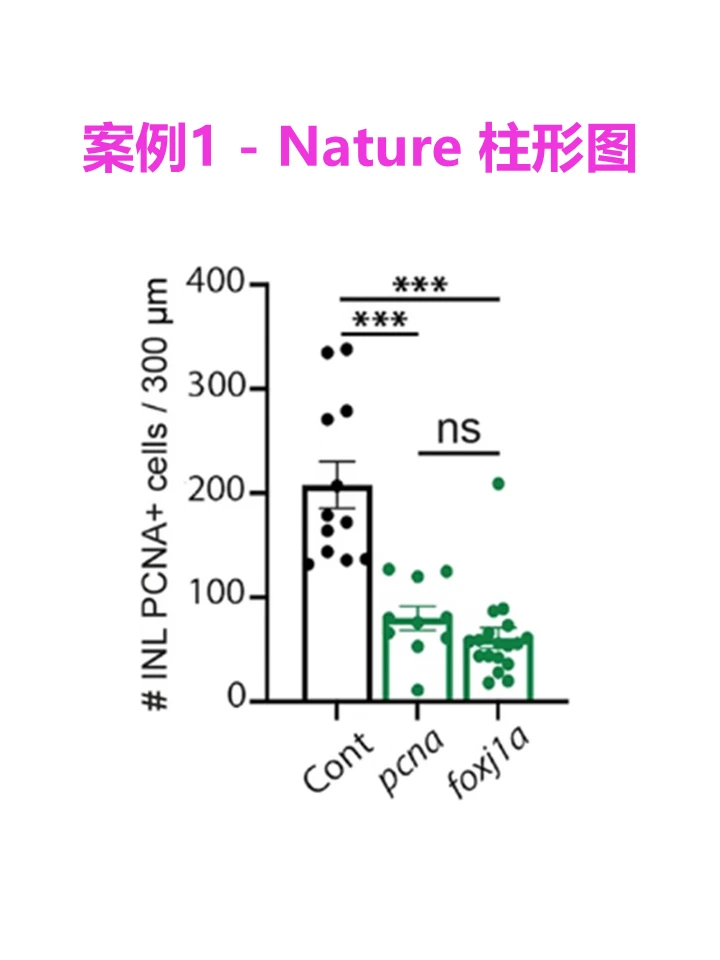
#> input picture gallery-local/案例1-柱形散点图误差线显著性-68e6f48b-01.png, 720 x 960 px; its folder holds only this picture in this run
$ python ingest.py '../gallery-local/案例1-柱形散点图误差线显著性-68e6f48b-01.png' --source '../gallery-local/案例10-双Y轴柱形图折线图-68e9caa3-01.png'
#> lines starting #> are read from the running program, lines starting #| are printed output that depends on the picture; after the words box and inside, x2 and y2 are one past the last pixel; in counts of white or black regions, pixels touching at a corner belong together
### scripts/cards.py
"""Read/write appreciation cards: `<id>.md` next to `<id>.png`, frontmatter + free text.

Frontmatter is a tiny YAML subset (scalars, inline [a, b] lists, and one dash-list) so the
scripts need no YAML dependency and humans can edit cards in any text editor.
"""
from pathlib import Path

ROOT = Path(__file__).resolve().parent.parent
GALLERIES = [ROOT / "gallery", ROOT / "gallery-local"]
IMG_EXT = {".png", ".jpg", ".jpeg", ".webp"}
ORDER = ["title", "kind", "purpose", "data", "loudness", "caveat", "low_quality",
         "source", "code", "appreciated", "edited", "palettes"]
BODY = """**评价**：（待鉴赏）

**部件亮点**
- 结构布局：
- 图形元素：
- 配色：
- 文字与标注：
- 装饰细节：
- 图例与色条：
"""


# [28 lines left out: functions _scalar, read, not called in this run]


def write(path, meta, body=BODY):
    out = ["---"]
    for k in ORDER + [k for k in meta if k not in ORDER]:
        if k not in meta:
            continue
        v = meta[k]
        if k == "palettes":
            out.append("palettes:")
            out += [f'  - "{p}"' for p in v]
        elif isinstance(v, list):
            out.append(f"{k}: [{', '.join(v)}]")
        elif isinstance(v, bool):
            out.append(f"{k}: {'true' if v else 'false'}")
        else:
            out.append(f"{k}: {v}")
    Path(path).write_text("\n".join(out) + "\n---\n\n" + body.strip() + "\n", encoding="utf-8")


def images(gallery):
    return sorted(p for p in Path(gallery).iterdir() if p.suffix.lower() in IMG_EXT and not p.name.startswith("."))


# [10 lines left out: function find, not called in this run]


# [9 lines that do not run on import are left out]

### scripts/ingest.py
"""Add figures to a gallery: downscale, drop near-duplicates, record palette variants, create stub cards.

    python scripts/ingest.py <image or folder> ...     # add new figures to gallery-local
    python scripts/ingest.py                           # sync: register images dropped straight into a gallery
    python scripts/ingest.py --gallery gallery <...>   # add to the public gallery

A figure whose structure matches one already in the library is treated as a recolouring of it:
the image is not added, its colours are appended to the existing card's `palettes`.
New figures get a stub card (`appreciated: false`) for the Appreciation stage to fill in.
"""
import argparse
import sys
from pathlib import Path

import numpy as np
from PIL import Image, ImageFilter

sys.path.insert(0, str(Path(__file__).resolve().parent))
import cards

Image.MAX_IMAGE_PIXELS = None
MAX_SIDE, G = 2000, 96
SAME, MAYBE = 0.85, 0.55  # structure similarity: >= SAME is a recolouring, >= MAYBE is worth a look
# ponytail: one global threshold on a layout signature; cropped screenshots of the same figure can slip
# under it. Upgrade path: the pixel-precise matcher in _archive/dedup-scripts/match.py.


def _content(im):
    """RGB array with black letterbox and blank margins removed, plus letterbox fraction."""
    im = im.convert("RGB").copy()
    im.thumbnail((640, 640), Image.BOX)
    a = np.asarray(im).astype(np.int16)
    g = a.mean(2)
    r, c = np.where(g.mean(1) >= 35)[0], np.where(g.mean(0) >= 35)[0]
    box = 0.0
    if len(r) and len(c):
        b = a[r[0]:r[-1] + 1, c[0]:c[-1] + 1]
        box = 1 - b.size / a.size
        a = b
    corners = np.concatenate([a[:4, :4].reshape(-1, 3), a[:4, -4:].reshape(-1, 3),
                              a[-4:, :4].reshape(-1, 3), a[-4:, -4:].reshape(-1, 3)])
    ink = np.abs(a - np.median(corners, 0)).max(2) > 22
    r, c = np.where(ink.any(1))[0], np.where(ink.any(0))[0]
    if len(r) > 4 and len(c) > 4:
        a, ink = a[r[0]:r[-1] + 1, c[0]:c[-1] + 1], ink[r[0]:r[-1] + 1, c[0]:c[-1] + 1]
    return a, ink, box


def signature(a):
    """Colour-blind layout signature: edges are taken per channel, so a palette swap keeps them."""
    gx = np.abs(np.diff(a, axis=1, append=a[:, -1:])).max(2)
    gy = np.abs(np.diff(a, axis=0, append=a[-1:])).max(2)
    edge = ((np.maximum(gx, gy) > 18) * 255).astype(np.uint8)
    e = Image.fromarray(edge).resize((G, G), Image.BOX).filter(ImageFilter.GaussianBlur(1))
    s = np.asarray(e, np.float32).ravel()
    s -= s.mean()
    return s / (np.linalg.norm(s) + 1e-9)


def merge_colours(rgb, share, maxn=8, min_share=0.03):
    """Fold near-identical colours together, keep the most common ones. Tints are kept: they are a gradient's steps."""
    rgb, share = np.asarray(rgb, float), np.asarray(share, float).copy()
    alive = np.ones(len(rgb), bool)
    for i in np.argsort(-share):
        if alive[i]:
            for j in range(len(rgb)):
                if j != i and alive[j] and np.linalg.norm(rgb[i] - rgb[j]) < 24:
                    alive[j] = False
                    share[i] += share[j]
    keep = [i for i in np.argsort(-share) if alive[i] and share[i] >= min_share][:maxn]
    return " ".join("#%02x%02x%02x" % tuple(int(v) for v in rgb[i]) for i in keep)


def palette(a, ink):
    """Most common chromatic colours of the figure (greys, near-white and near-black left out)."""
    px = a[ink].reshape(-1, 3)
    px = px[px.max(1) > 45]
    if len(px) < 50:
        return ""
    sat = (px.max(1) - px.min(1)) / np.maximum(px.max(1), 1)
    chrom = px[sat > 0.18]
    if len(chrom) < 0.03 * len(px):
        chrom = px  # greyscale figure
    sub = chrom[np.random.default_rng(0).choice(len(chrom), min(len(chrom), 40000), replace=False)].astype(np.uint8)
    q = Image.fromarray(sub[None]).quantize(16, method=Image.Quantize.MEDIANCUT)
    rgb = np.array(q.getpalette()[:48], float).reshape(-1, 3)  # fewer than 16 entries for flat-colour figures
    return merge_colours(rgb, np.bincount(np.asarray(q).ravel(), minlength=len(rgb)) / sub.shape[0])


# [5 lines left out: function same_palette, not called in this run]


def low_quality(im, box):
    w, h = im.size
    return bool(box > 0.05 or abs(w / h - 9 / 16) < 0.01 or max(w, h) < 1000)


def library():
    """ids, image paths and signatures of everything already in both galleries (cached per gallery)."""
    ids, paths, sigs = [], [], []
    for g in cards.GALLERIES:
        if not g.exists():
            continue
        cache = g / ".cache.npz"
        old = dict(zip(*[np.load(cache, allow_pickle=False)[k] for k in ("ids", "sig")])) if cache.exists() else {}
        gi, gs = [], []
        for p in cards.images(g):
            s = old.get(p.stem)
            if s is None:
                s = signature(_content(Image.open(p))[0])
            gi.append(p.stem)
            gs.append(s)
            paths.append(p)
        if gi:
            np.savez(cache, ids=np.array(gi), sig=np.stack(gs))
        ids += gi
        sigs += gs
    return ids, paths, (np.stack(sigs) if sigs else np.zeros((0, G * G), np.float32))


# [7 lines left out: function add_palette, not called in this run]


def register(src, gallery, dedup=True, source=""):
    """Returns (status, id, other_id): added / variant / exists."""
    src, gallery = Path(src), Path(gallery)
    ident = src.stem
    dest = gallery / f"{ident}.png"
    in_place = src.parent.resolve() == gallery.resolve()
    if in_place:
        dest = src
    elif dest.exists():
        return "exists", ident, None
    im = Image.open(src)
    a, ink, box = _content(im)
    sig, colours = signature(a), palette(a, ink)
    maybe = None
    if dedup:
        ids, _, sigs = library()
        if len(ids):
            sim = sigs @ sig
            sim[[i for i, x in enumerate(ids) if x == ident]] = -1
            k = int(sim.argmax())
            if sim[k] >= SAME:
                add_palette(cards.find(ids[k]).with_suffix(".md"), colours)
                return "variant", ident, ids[k]
            if sim[k] >= MAYBE:
                maybe = ids[k]
    if not in_place:
        im = im.convert("RGB")
        im.thumbnail((MAX_SIDE, MAX_SIDE), Image.LANCZOS)
        im.save(dest, optimize=True)
    card = dest.with_suffix(".md")
    if not card.exists():
        cards.write(card, {"title": "", "kind": "", "purpose": [], "data": "", "loudness": "", "caveat": "",
                           "low_quality": low_quality(Image.open(src), box), "source": source, "code": "",
                           "appreciated": False, "edited": False, "palettes": [colours] if colours else []})
    return "added", ident, maybe


def main():
    ap = argparse.ArgumentParser(description=__doc__, formatter_class=argparse.RawDescriptionHelpFormatter)
    ap.add_argument("paths", nargs="*")
    ap.add_argument("--gallery", default="gallery-local")
    ap.add_argument("--no-dedup", action="store_true")
    ap.add_argument("--source", default="")
    args = ap.parse_args()
    gallery = cards.ROOT / args.gallery
    gallery.mkdir(exist_ok=True)
    if args.paths:
        todo = [f for p in map(Path, args.paths)
                for f in (sorted(p.iterdir()) if p.is_dir() else [p]) if f.suffix.lower() in cards.IMG_EXT]
    else:  # sync: images dropped straight into the gallery without a card
        todo = [p for p in cards.images(gallery) if not p.with_suffix(".md").exists()]
    added = variants = 0
    for f in todo:
        status, ident, other = register(f, gallery, dedup=not args.no_dedup, source=args.source)
#> in register, im is the input picture: PIL image 720x960 RGB; mean R, G, B 246.3, 244.3, 246.4
#> in _content, `g = a.mean(2)`:
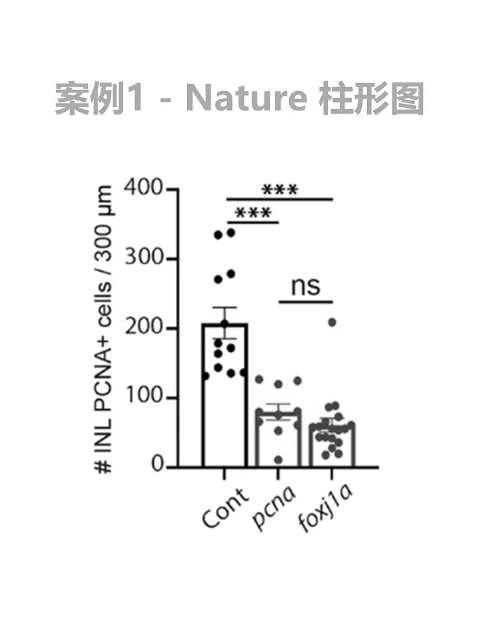
#> g: shape (640, 480) float64; min 0, max 255, mean 245.7
#> in _content, `r, c = np.where(g.mean(1) >= 35)[0], np.where(g.mean(0) >= 35)[0]`: r = 640 values from 0 to 639; c = 480 values from 0 to 479
#> in _content, `corners = np.concatenate([a[:4, :4].reshape(-1, 3), a[:4, -4:].reshape..`: corners = 64 rows, first 8: [255, 255, 255], [255, 255, 255], [255, 255, 255], [255, 255, 255], [255, 255, 255], [255, 255, 255], [255, 255, 255], [255, 255, 255]
#> in _content, `ink = np.abs(a - np.median(corners, 0)).max(2) > 22`:
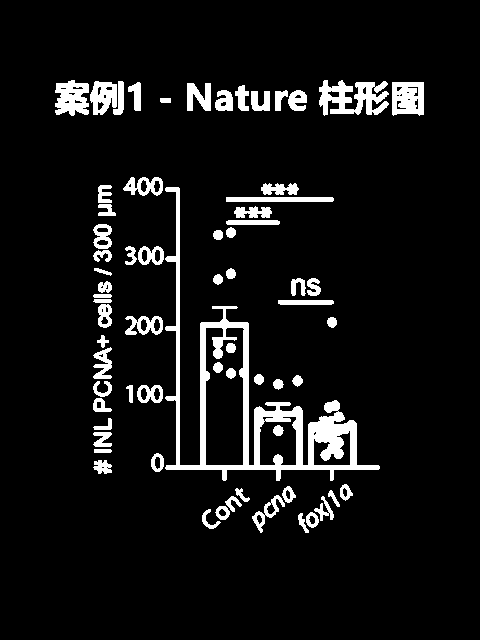
#> ink: shape (640, 480) bool; 7.6% white; 68 white regions, largest, box (x1, y1, x2, y2) and area: (165, 187, 380, 481) 8140, (319, 80, 389, 116) 1498, (392, 82, 424, 116) 944
#> in _content, `r, c = np.where(ink.any(1))[0], np.where(ink.any(0))[0]`: r = 389 values from 80 to 532; c = 365 values from 55 to 423
#> in _content, `a, ink = a[r[0]:r[-1] + 1, c[0]:c[-1] + 1], ink[r[0]:r[-1] + 1, c[0]:c..`:
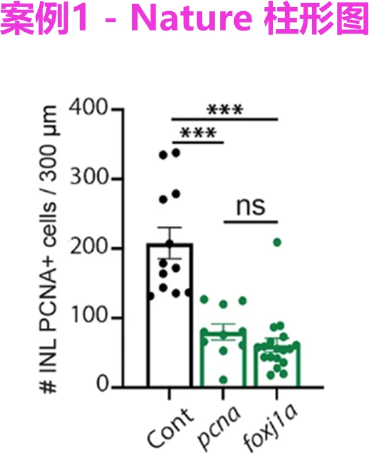
#> a: shape (453, 369, 3) int16; mean R, G, B 239, 235.4, 239.3
#> in _content, `a, ink = a[r[0]:r[-1] + 1, c[0]:c[-1] + 1], ink[r[0]:r[-1] + 1, c[0]:c..`:
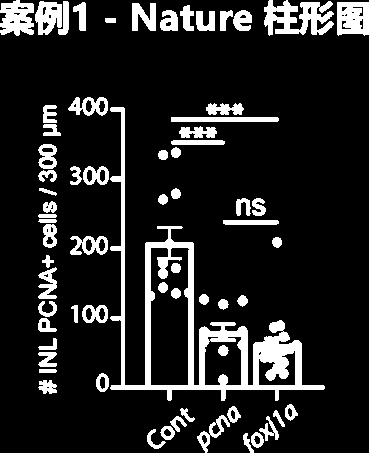
#> ink: shape (453, 369) bool; 13.9% white; 68 white regions, largest, box (x1, y1, x2, y2) and area: (110, 107, 325, 401) 8140, (264, 0, 334, 36) 1498, (337, 2, 369, 36) 944
#> in register, `a, ink, box = _content(im)`: box = 0
#> in signature, `gx = np.abs(np.diff(a, axis=1, append=a[:, -1:])).max(2)`:
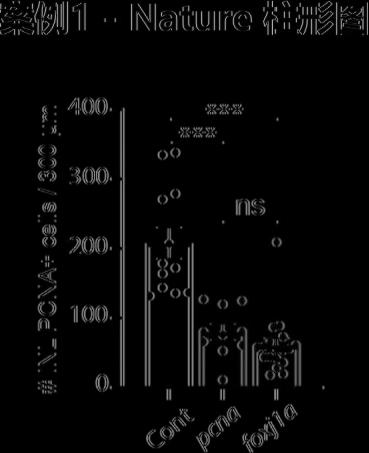
#> gx: shape (453, 369) int16; min 0, max 174, mean 7.4
#> in signature, `gy = np.abs(np.diff(a, axis=0, append=a[-1:])).max(2)`:
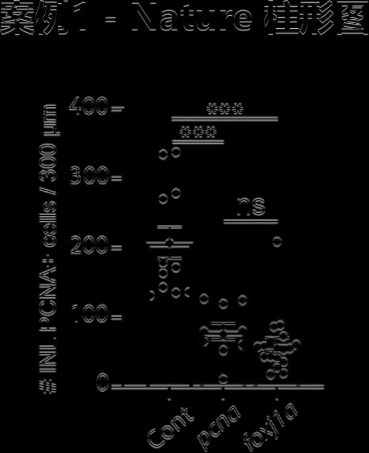
#> gy: shape (453, 369) int16; min 0, max 174, mean 6.6
#> in signature, `e = Image.fromarray(edge).resize((G, G), Image.BOX).filter(ImageFilter..`:
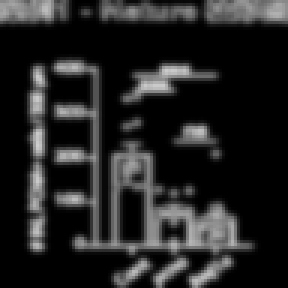
#> e: PIL image 96x96 L (shown 3 times larger); min 0, max 206, mean 35.8
#> in signature, `s = np.asarray(e, np.float32).ravel()`: s = 9216 values, max 206 at index 4620, min 0 at index 25, mean 35.77
#> in signature, `s -= s.mean()`: s = 9216 values, max 170.2 at index 4620, min -35.77 at index 25, mean 0
#> in palette, `rgb = np.array(q.getpalette()[:48], float).reshape(-1, 3)`: rgb = 16 rows, first 8: [231, 199, 234], [135, 191, 162], [236, 156, 231], [82, 153, 116], [216, 122, 211], [33, 124, 77], [15, 124, 65], [10, 111, 58]
#> in merge_colours, `rgb, share = np.asarray(rgb, float), np.asarray(share, float).copy()`: share = [0.0474, 0.0813, 0.0779, 0.0526, 0.0617, 0.0576, 0.0777, 0.0651, 0.0214, 0.1, 0.0719, 0.0427, 0.0409, 0.103, 0.088, 0.01]
#> in merge_colours, `alive = np.ones(len(rgb), bool)`: alive = [True, True, True, True, True, True, True, True, True, True, True, True, True, True, True, True]
#> the loop in merge_colours, `for i in np.argsort(-share):` made 16 passes
#> i on passes 1, 2, 3, 4, 5, 7, 9, 10: 13, 9, 14, 1, 2, 10, 4, 5
#> after the loop in merge_colours, `for i in np.argsort(-share):`: alive = [True, True, True, True, True, False, True, False, False, False, False, False, False, True, False, True]; share = [0.0474, 0.0813, 0.0779, 0.0526, 0.0617, 0.0576, 0.2, 0.0651, 0.0214, 0.1, 0.0719, 0.0427, 0.0409, 0.469, 0.088, 0.01]
#> in merge_colours, `keep = [i for i in np.argsort(-share) if alive[i] and share[i] >= min_..`: keep = [13, 6, 1, 2, 4, 3, 0]
#> in register, `sig, colours = signature(a), palette(a, ink)`: sig = 9216 values, max 0.0339 at index 4620, min -0.00712 at index 25, mean -1.29e-10
#> in low_quality, `w, h = im.size`: w = 720; h = 960
#> in write, `out = ["---"]`: out = ['---']
#> the loop in write, `for k in ORDER + [k for k in meta if k not in ORDER]:` made 12 passes
#> after the loop in write, `for k in ORDER + [k for k in meta if k not in ORDER]:`: out = 14 items, first 6: '---', 'title: ', 'kind: ', 'purpose: []', 'data: ', 'loudness: '
        if status == "variant":
            variants += 1
            print(f"换色变体  {ident} ≈ {other}（未入库，配色已记到 {other} 的卡片）")
        elif status == "added":
            added += 1
            print(f"入库      {ident}" + (f"   ⚠ 可能与 {other} 重复，请对照看一眼" if other else ""))
        else:
            print(f"已存在    {ident}")
    print(f"\n新入库 {added} 张，换色变体 {variants} 张。下一步：给 appreciated: false 的卡片做鉴赏，然后运行 build_index.py")


if __name__ == "__main__":
    main()
